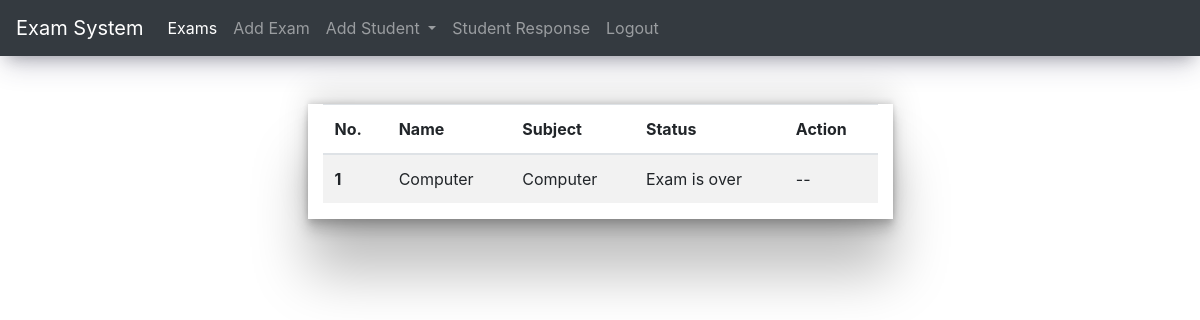
Before: /fac_dash.php (signed in) with the older database file.
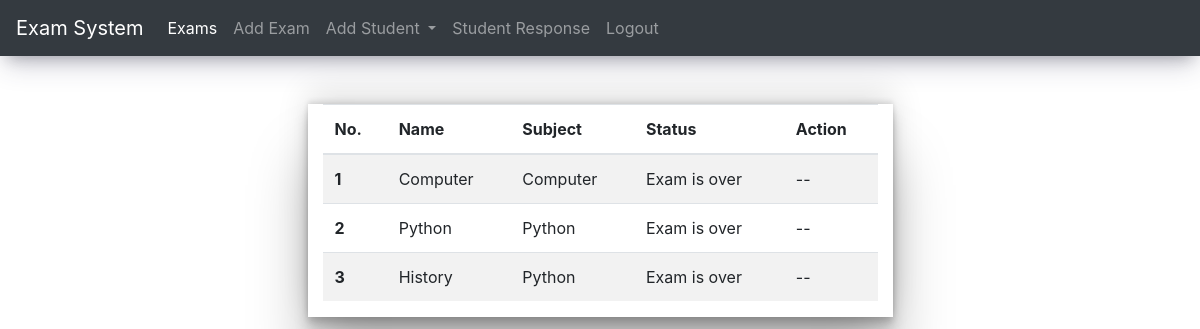
After: the same page with the newer database file.
### tables this page shows
CREATE TABLE `exan` (
  `exam_id` int(11) NOT NULL,
  `name` varchar(255) DEFAULT NULL,
  `statuss` varchar(255) DEFAULT NULL,
  `mcq` int(11) DEFAULT NULL,
  `saq` int(11) DEFAULT NULL,
  `sub_id` int(11) DEFAULT NULL
);

CREATE TABLE `subject` (
  `sub_id` int(11) NOT NULL,
  `sub_code` varchar(255) DEFAULT NULL,
  `sub_name` varchar(255) DEFAULT NULL
);

### fac_dash.php (the view, shortened to what this page needs)
<?php
require("conn.php");
$fac_list="SELECT * from exan";
$fac_res=mysqli_query($con,$fac_list) or die(mysqli_error($con));
?>
<!DOCTYPE html>
<html>
<head>
	<link rel="stylesheet" href="https://cdn.jsdelivr.net/npm/bootstrap@4.0.0/dist/css/bootstrap.min.css">
</head>
<body>
<nav class="navbar navbar-expand-lg navbar-dark bg-dark">
  <a class="navbar-brand" href="#">Exam System</a>
  <div class="collapse navbar-collapse" id="navbarNav">
    <ul class="navbar-nav">
      <li class="nav-item active">
        <a class="nav-link" href="fac_dash.php">Exams</a>
      </li>
      <li class="nav-item">
        <a class="nav-link" href="add_exam.php">Add Exam</a>
      </li>
      <li class="nav-item dropdown">
        <a class="nav-link dropdown-toggle" href="#" id="navbarDropdown" role="button" data-toggle="dropdown" aria-haspopup="true" aria-expanded="false">
          Add Student
        </a>
      </li>
      <li class="nav-item">
        <a class="nav-link" href="stude_res.php">Student Response</a>
      </li>
      <li class="nav-item">
        <a class="nav-link" href="logout.php">Logout</a>
      </li>
    </ul>
  </div>
</nav>
<div class="container-fluid">
    <div class="container col-md-6 mt-5">
    <table class="table table-striped">
  <thead>
    <tr>
      <th scope="col">No.</th>
      <th scope="col">Name</th>
      <th scope="col">Subject</th>
      <th scope="col">Status</th>
      <th scope="col">Action</th>
    </tr>
  </thead>
  <tbody>
  <?php
  $i=1;
    while($row=mysqli_fetch_array($fac_res)){
      $sub_id=$row['sub_id'];
      $sub_list="SELECT * from subject where sub_id='$sub_id'";
      $sub_res=mysqli_query($con,$sub_list) or die(mysqli_error($con));
      $sub=mysqli_fetch_array($sub_res)['sub_name'];
      if($row['statuss']=='unset'){
        echo '<tr>
        <th scope="row">'.$i.'</th>
        <td>'.$row['name'].'</td>
        <td>'.$sub.'</td>
        <td>Question is not set</td>
        <td><a href="mcq_add.php?id='.$row['exam_id'].'"><button type="submit" class="btn btn-info">Set Questions</button></a></td>
      </tr>';
      }else{
        echo '<tr>
        <th scope="row">'.$i.'</th>
        <td>'.$row['name'].'</td>
        <td>'.$sub.'</td>
        <td>Exam is over</td>
        <td>--</td>
      </tr>';
      }
      $i++;
    }?>
  </tbody>
</table>
    </div>
</div>
</body>
</html>

Changed rows visible on the page:
added exan: name "Python", sub.sub_name "Python"
added exan: name "History", sub.sub_name "Python"
